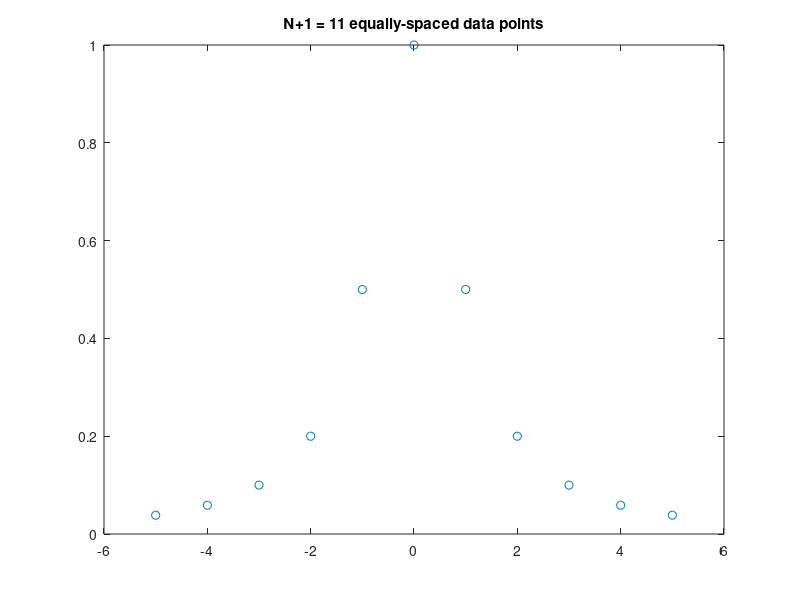
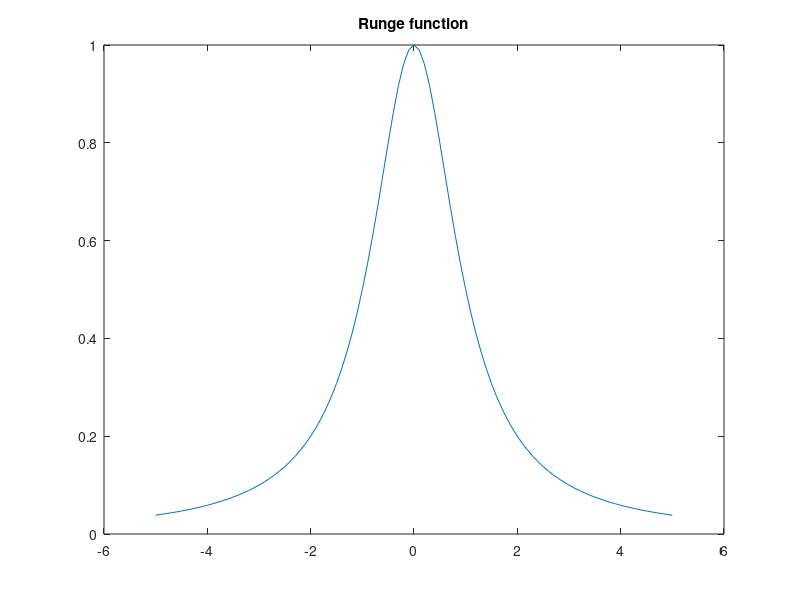
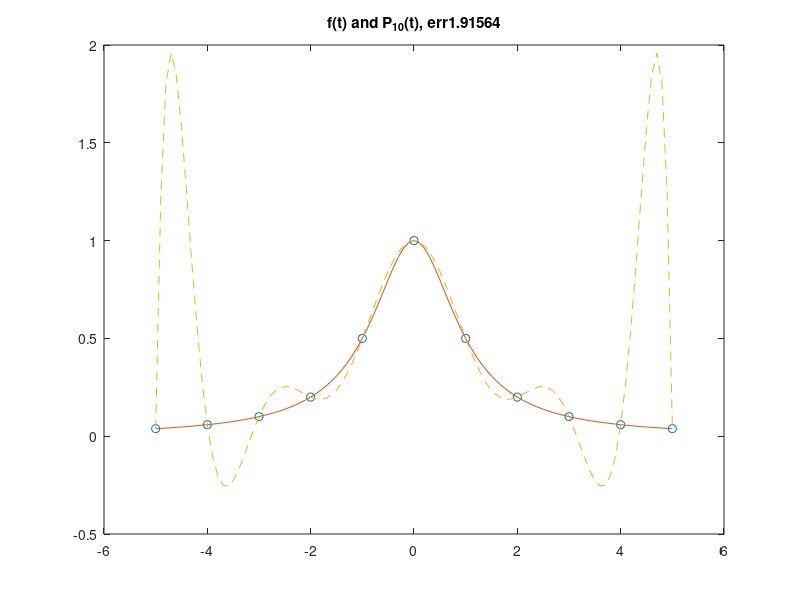
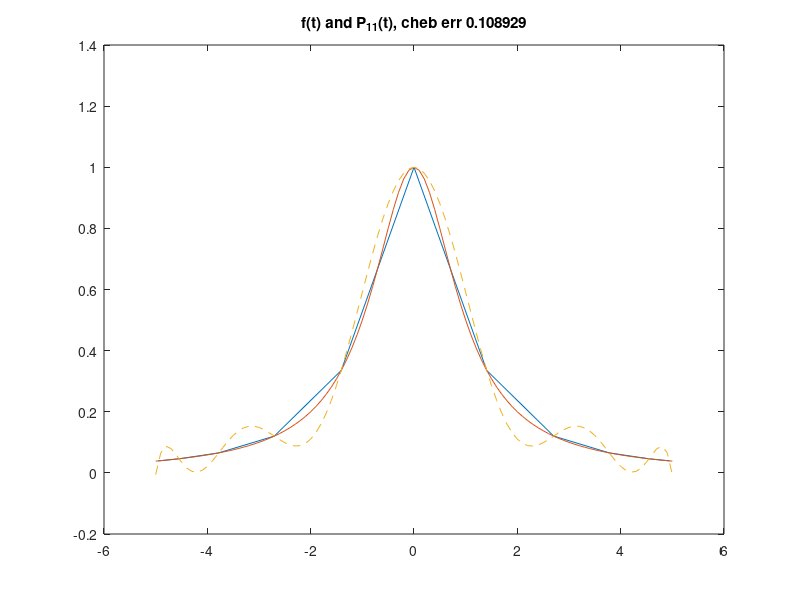

Write MATLAB code to recreate these figures, in order.
% Name: Eric Zounes
% Date: 11/04/12
% Lab 4
 
% 1. 
N = 10;
x = linspace(-5,5,N+1);
f = inline('1./(1+x.*x)', 'x');
y = f(x)
plot(x,y,'o')
title('N+1 = 11 equally-spaced data points')
t = [-5:.1:5];
figure;
plot(t,f(t),'-')
title('Runge function')

% 2. 

PN = polyfit(x,y,N);
v = polyval(PN,t);
err = norm(f(t)-v,inf) 

figure; 
plot(x,y,'o',t,f(t),'-',t,v,'--')
title(sprintf('f(t) and P_{10}(t), err%g', err))


% 3. Interpolation at Chebychev nodes: 

K = N+1;
a = -5;
b = 5;
xcheb = zeros(1,K);
for i = 1:K
xcheb(i) = (a+b)/2 + (b-a)/2 * cos( (i-.5)*pi/K);
end
ycheb = f(xcheb);

PNcheb = polyfit(xcheb, ycheb, K);
vcheb = polyval(PNcheb, t) 
cheberr = norm(f(t)-vcheb,inf) 

figure; 
plot(xcheb,ycheb, t, f(t), '-', t, vcheb, '--') 
title(sprintf('f(t) and P_{11}(t), cheb err %g', cheberr))
% 4. Repeat 1, 2, and 3 with N = 20 and N = 50. Explain what behavior you observe. 



